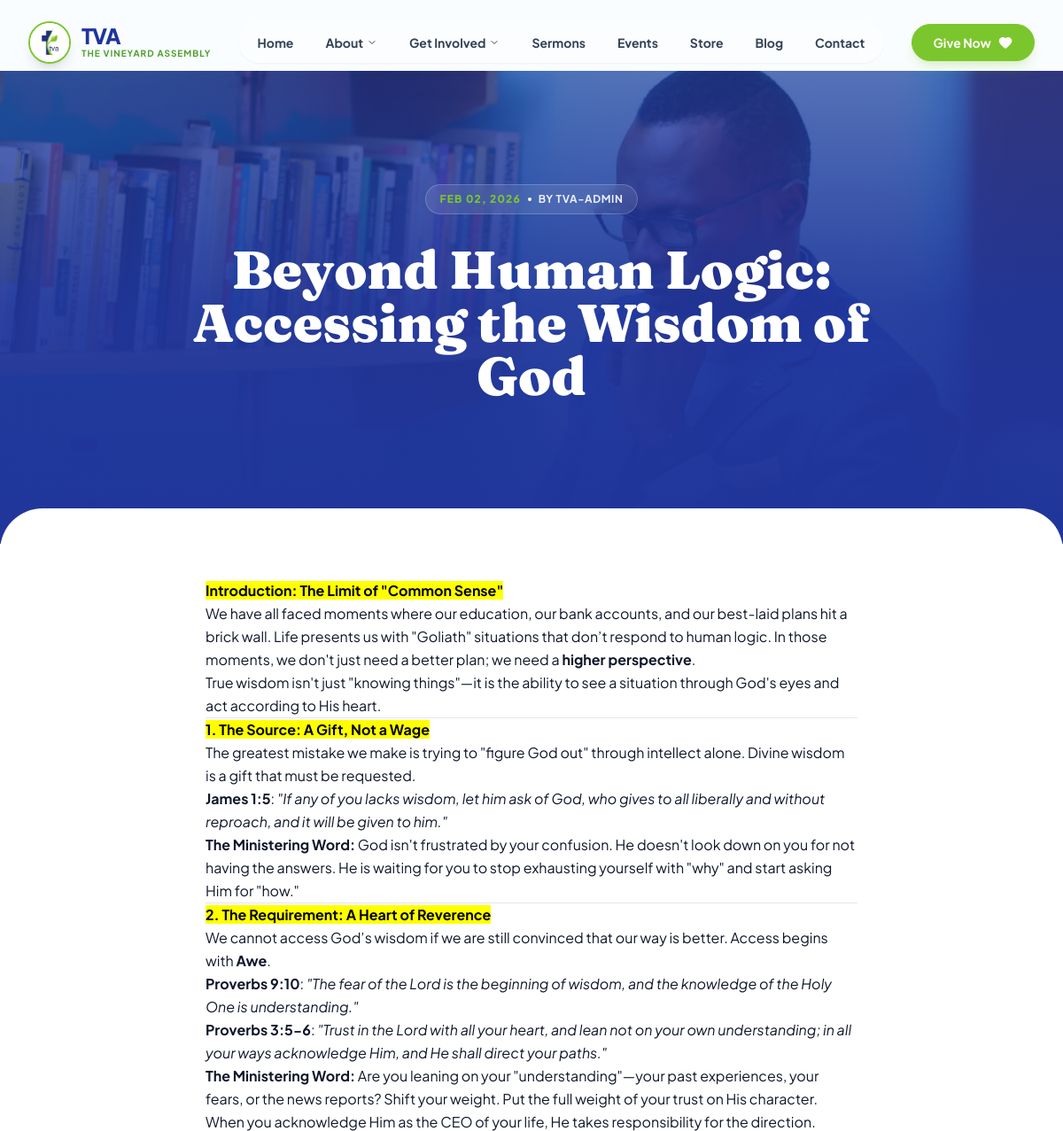
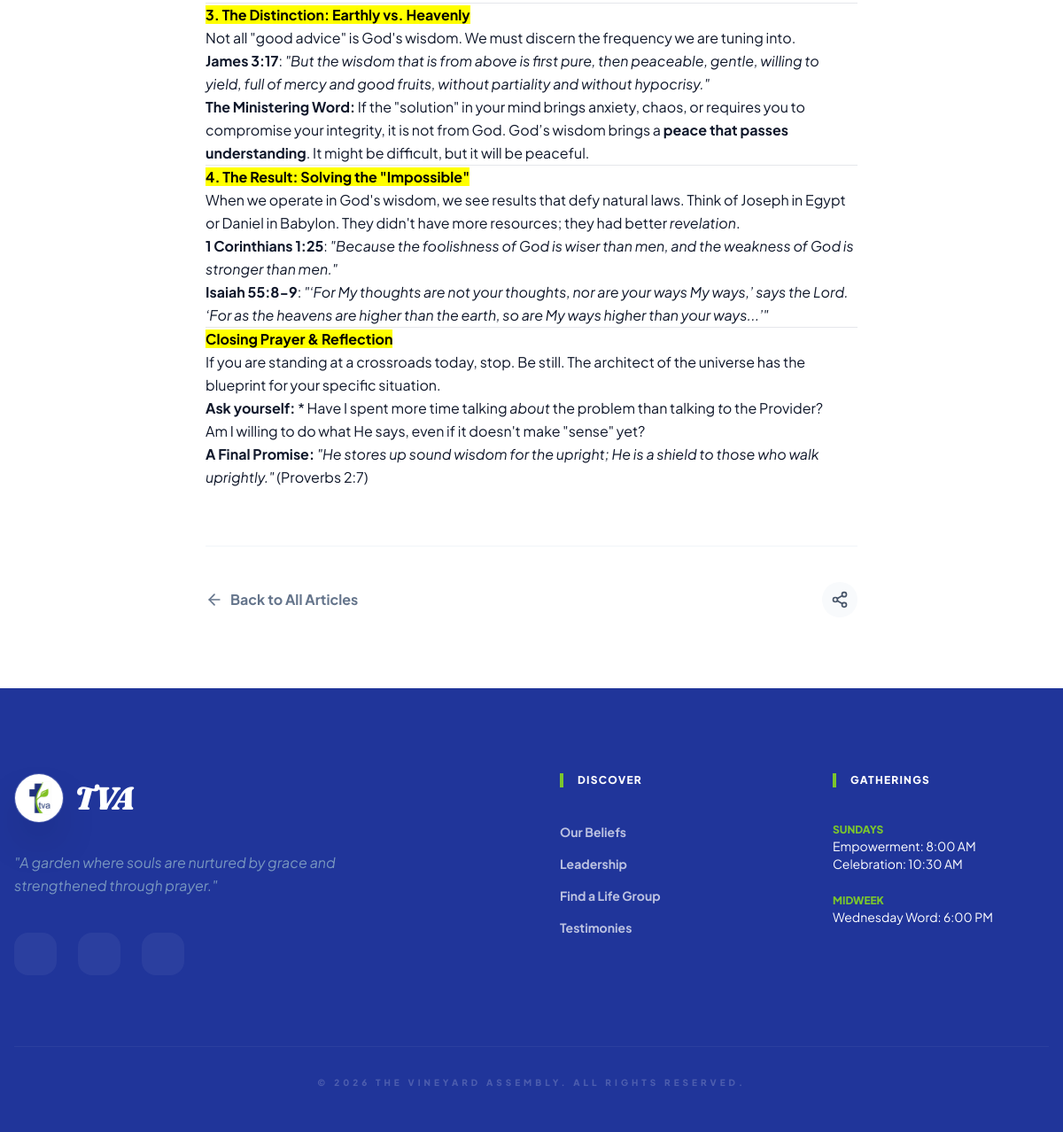
The page /blog/beyond-human-logic-accessing-the-wisdom-of-god/ on the database its author committed (2 pictures, top to bottom).
### blog/models.py (models this page shows, shortened)
class BlogPost(models.Model):
    STATUS_CHOICES = (
        ('draft', 'Draft'),
        ('published', 'Published'),
    )
    title = models.CharField(max_length=200)
    slug = models.SlugField(max_length=200, unique=True, blank=True)
    author = models.ForeignKey(User, on_delete=models.CASCADE, related_name='blog_posts')
    image = models.ImageField(upload_to='blog_images/')
    content = CKEditor5Field('Text', config_name='extends')
    created_at = models.DateTimeField(auto_now_add=True)
    updated_at = models.DateTimeField(auto_now=True)
    status = models.CharField(max_length=10, choices=STATUS_CHOICES, default='draft')
    class Meta:
        ordering = ['-created_at']

### blog/views.py (the view)
# urls.py: path('<slug:slug>/', views.blog_detail, name='blog_detail'),
def blog_detail(request, slug):
    post = get_object_or_404(BlogPost, slug=slug, status='published')
    return render(request, 'blog_detail.html', {'post': post})

### payments/context_processors.py (called while the page is built)
def payment_info(request):
    return {
        'bank_info': BankDetail.objects.filter(is_active=True).first()
    }

### templates/blog_detail.html (shortened to what this page needs)
{% extends 'base.html' %}
{% load static %}
{% block content %}
<main class="mt-20">
    <article>
        <header class="relative py-32 bg-primary overflow-hidden">
            {% if post.image %}
            <div class="absolute inset-0">
                <img src="{{ post.image.url }}" class="w-full h-full object-cover opacity-30" alt="{{ post.title }}">
                <div class="absolute inset-0 bg-gradient-to-t from-primary via-primary/80 to-transparent"></div>
            </div>
            {% endif %}
            <div class="max-w-4xl mx-auto px-4 relative z-10 text-center">
                <div class="inline-flex items-center gap-2 bg-white/10 backdrop-blur px-4 py-2 rounded-full mb-8 text-white/90 border border-white/20">
                    <span class="text-secondary font-black uppercase tracking-widest text-xs">{{ post.created_at|date:"M d, Y" }}</span>
                    <span class="w-1 h-1 bg-white rounded-full"></span>
                    <span class="font-bold text-xs uppercase tracking-wider">By {{ post.author.username }}</span>
                </div>
                <h1 class="text-4xl md:text-6xl font-black text-white serif mb-8 leading-tight">
                    {{ post.title }}
                </h1>
            </div>
        </header>
        <div class="bg-white relative -mt-10 rounded-t-[3rem] z-20">
            <div class="max-w-3xl mx-auto px-4 py-20">
                <div class="prose prose-lg prose-slate hover:prose-a:text-secondary max-w-none">
                    {{ post.content|safe }}
                </div>
                <div class="mt-16 pt-10 border-t border-slate-100 flex justify-between items-center">
                    <a href="{% url 'blog_list' %}" class="flex items-center gap-2 text-slate-500 font-bold hover:text-primary transition-colors">
                        <i data-lucide="arrow-left" class="w-5 h-5"></i>
                        Back to All Articles
                    </a>
                    <div class="flex gap-4">
                        <button class="w-10 h-10 rounded-full bg-slate-50 flex items-center justify-center text-slate-600 hover:bg-secondary hover:text-white transition-colors">
                            <i data-lucide="share-2" class="w-5 h-5"></i>
                        </button>
                    </div>
                </div>
            </div>
        </div>
    </article>
</main>
{% endblock %}

### static/style.css (style rules this page uses)
:root { --brand-primary: #1F317D; --brand-secondary: #81C225; --brand-accent: #010066; }
body { font-family: 'Plus Jakarta Sans', sans-serif; background-color: #c2f2ff; color: #1a1a1a; overflow-x: hidden; }
.serif { font-family: 'Fraunces', serif; }

### rows shown on the page
BlogPost: image (picture), created_at "FEB 02, 2026", author.username "TVA-ADMIN", title "Beyond Human Logic: Accessing the Wisdom of God", content "Introduction: The Limit of \"Common Sense\" We have all faced moments where our education, our bank accounts, and our best-laid plans hit a brick wall. Life presents us with \"Goliath\" situations that don’t respond to human logic. In those moments, we don't just need a better plan; we need a higher perspective . True wisdom isn't just \"knowing things\"—it is the ability to see a situation through God's eyes and act according to His heart. 1. The Source: A Gift, Not a Wage The greatest mistake we make is trying to \"figure God out\" through intellect alone. Divine wisdom is a gift that must be requested. James 1:5 : \"If any of you lacks wisdom, let him ask of God, who gives to all liberally and…"
